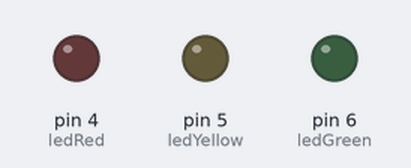
This sketch was run on a simulated Arduino Uno, built with avr-gcc and run on an emulated ATmega328P. Parts: output pins drawn as LEDs (lit = HIGH).

Above: at 1.5 s.
At 5.0 s:
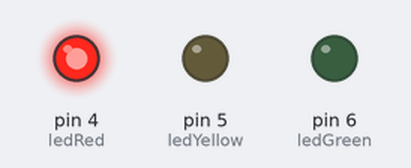
At 7.6 s:
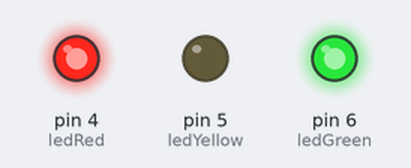
At 8.25 s:
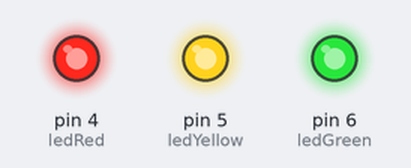
Timing chart, 0 to 10.8 s (numbered marks = the images above):
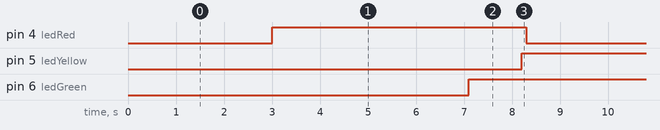

Measured:
- by itself, pin 4 (ledRed): alternates HIGH for 5.3 s and LOW for 3.0 s
- by itself, pin 5 (ledYellow): alternates HIGH for 7.3 s and LOW for 1.0 s
- by itself, pin 6 (ledGreen): alternates HIGH for 4.3 s and LOW for 4.0 s

The sketch:

TrafficLights.ino
```cpp
int ledRed = 4;
int ledYellow = 5;
int ledGreen = 6;

void setup() {
  // put your setup code here, to run once:
  pinMode(ledRed, OUTPUT);
  pinMode(ledYellow, OUTPUT);
  pinMode(ledGreen, OUTPUT);
}

void loop() {
  // put your main code here, to run repeatedly:
  digitalWrite(ledRed, LOW);
  delay(3000);
  digitalWrite(ledRed, HIGH);
  delay(100);
  digitalWrite(ledGreen, LOW);
  delay(4000);
  digitalWrite(ledGreen, HIGH);
  delay(100);
  digitalWrite(ledYellow, LOW);
  delay(1000);
  digitalWrite(ledYellow, HIGH);
  delay(100);
}
```
